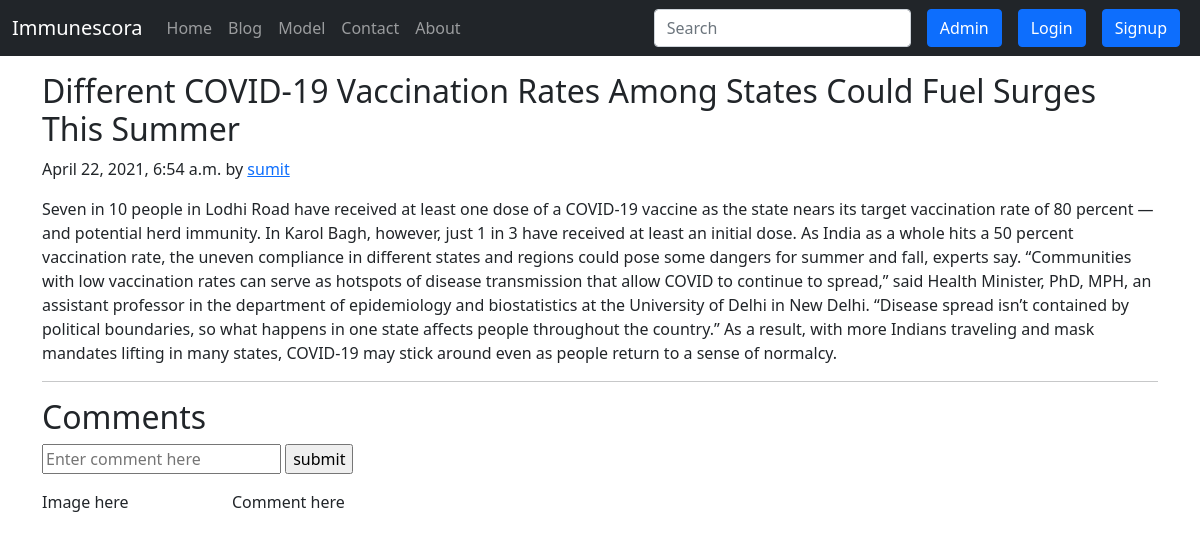
The page /blog/second-post on the database its author committed.
### blog/models.py (models this page shows, shortened)
class Post(models.Model):
    sno = models.AutoField(primary_key=True)
    title = models.CharField(max_length=255)
    content = models.TextField()
    author = models.CharField(max_length=13)
    slug = models.CharField(max_length=130)
    timeStamp = models.DateTimeField( blank=True)

### blog/views.py (the view)
# urls.py: path('<str:slug>', views.blogp, name = 'blogpost'),
def blogp(request, slug):
    post = Post.objects.filter(slug=slug).first()
    comments = Usercomment.objects.filter(post=post)
    context = {'post': post, 'comments': comments}
    return render(request, 'blog/blogpost.html', context)

### templates/blog/blogpost.html (shortened to what this page needs)
{% extends 'base.html' %}
{% block body %}
<div class="container my-3">
        <h2 class="blog-post-title">{{post.title}}</h2>
        <p class="blog-post-meta">{{post.timeStamp}} by <a href="/about">{{post.author}}</a></p>
        <p>{{post.content}}</p>
        <hr>
      </div>
  <div class="container">
  <h2>Comments</h2>
  <form action="/blog/postComment" method="post">
  <input type="text" name="comment" placeholder="Enter comment here">
  <input type="submit" value="submit">
  </form>
  <div class="row my-3">
          <div class="col-md-2">Image here</div>
          <div class="col-md-10">Comment here</div>
  </div>
  </div>
{% endblock body %}

### rows shown on the page
Post: title "Different COVID-19 Vaccination Rates Among States Could Fuel Surges This Summer", timeStamp "April 22, 2021, 6:54 a.m.", author "sumit", content "Seven in 10 people in Lodhi Road have received at least one dose of a COVID-19 vaccine as the state nears its target vaccination rate of 80 percent — and potential herd immunity. In Karol Bagh, however, just 1 in 3 have received at least an initial dose. As India as a whole hits a 50 percent vaccination rate, the uneven compliance in different states and regions could pose some dangers for summer and fall, experts say. “Communities with low vaccination rates can serve as hotspots of disease transmission that allow COVID to continue to spread,” said Health Minister, PhD, MPH, an assistant professor in the department of epidemiology and biostatistics at the University of Delhi in New Delhi.…"
